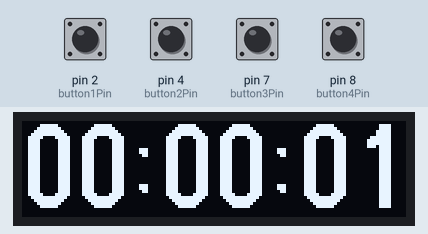
Simulated run of this sketch. Board: Arduino Uno, built with avr-gcc and run on an emulated ATmega328P. Parts: 128×32 one-colour display. The test bench sets the inputs (shaded band); at power-on: pin 2 (button1Pin), pin 4 (button2Pin), pin 7 (button3Pin), pin 8 (button4Pin) LOW.

Above: at 1.2 s.
1.3 s: pin 2 (button1Pin) pulled HIGH for 0.15 s
2.9 s: pin 8 (button4Pin) pulled HIGH for 0.15 s
At 3.5 s:
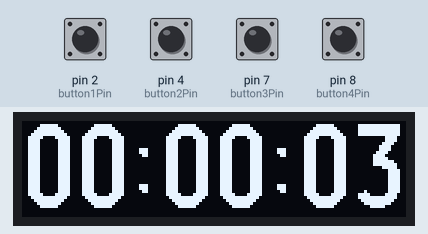
4.5 s: pin 2 (button1Pin) pulled HIGH for 1 s
At 6.1 s:
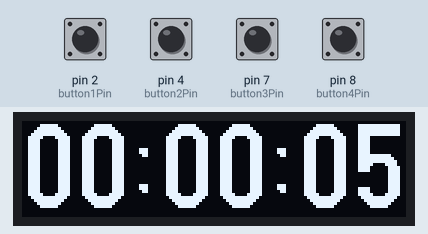
7.0 s: pin 8 (button4Pin) pulled HIGH for 1 s
At 8.0 s:
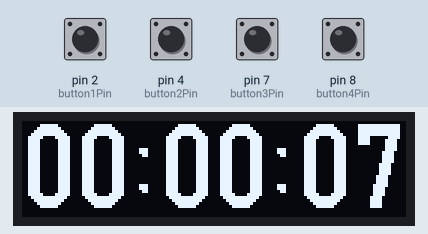
Timing chart, 0 to 10.0 s (numbered marks = the images above; inputs shaded):
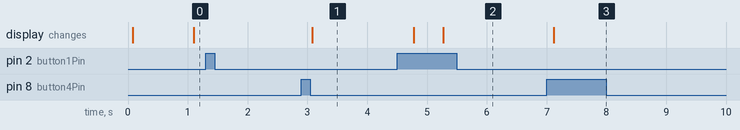

Measured:
- after the input at 1.3 s, every drawn part: stays the same
- after the input at 2.9 s, the display: changes after 0.18 s (image 1)
- after the input at 4.5 s, the display: first changes after 0.28 s (image 2 shows a later state)
- after the input at 7.0 s, the display: changes after 0.12 s (image 3)

The sketch:

lab13I6.ino
```cpp
#include <Arduino.h>
#include <U8g2lib.h>

U8G2_SSD1306_128X32_UNIVISION_F_HW_I2C u8g2(U8G2_R2);
int time_sec = 0;
int time_min = 0;
int time_h = 0;
char str [20];

const int button1Pin = 2;
const int button2Pin = 4;
const int button3Pin = 7;
const int button4Pin = 8;

int button1State = 0;
int button2State = 0;
int button3State = 0;
int button4State = 0;

bool runClock = 1;

void setup(void) {
   u8g2.begin();

   pinMode(button1Pin, INPUT);
   pinMode(button2Pin, INPUT);
   pinMode(button3Pin, INPUT);
   pinMode(button4Pin, INPUT);
}

void loop() {
  button1State = digitalRead(button1Pin);
  button2State = digitalRead(button2Pin);
  button3State = digitalRead(button3Pin);
  button4State = digitalRead(button4Pin);

  // put your main code here, to run repeatedly:

  if(button1State == HIGH) {
    if (runClock) {
      runClock = 0;
    } else {
      runClock = 1;
    }
    delay(100);
  }

  if(button2State == HIGH) {
    updateH();
  }

  if(button3State == HIGH) {
    updateMin();
  }

  if(button4State == HIGH) {
    updateSec();
  }

  if(runClock) {
    updateSec();
    updateMin();
    updateH();
  }

  sprintf(str,"%02d:%02d:%02d", time_h,time_min,time_sec);


  u8g2.clearBuffer();          // clear the internal memory
  u8g2.setFont(u8g2_font_logisoso28_tr);  // choose a suitable font at https://github.com/olikraus/u8g2/wiki/fntlistall
  u8g2.drawStr(0,29,str);  // write something to the internal memory
  u8g2.sendBuffer();         // transfer internal memory to the display
  delay(100);
}

void updateSec() {
  time_sec=millis()/1000%60;
}
void updateMin() {
  time_min=millis()/60000%60;
}
void updateH() {
  time_h=millis()/3600000%24;
}
```
